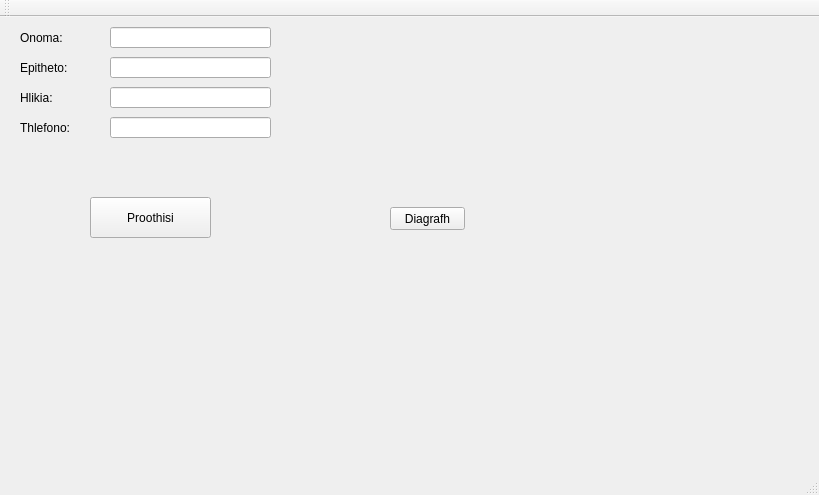
<?xml version="1.0" encoding="UTF-8"?>
<ui version="4.0">
 <class>MainWindow</class>
 <widget class="QMainWindow" name="MainWindow">
  <property name="geometry">
   <rect>
    <x>0</x>
    <y>0</y>
    <width>819</width>
    <height>495</height>
   </rect>
  </property>
  <property name="windowTitle">
   <string>MainWindow</string>
  </property>
  <widget class="QWidget" name="centralWidget">
   <widget class="QLabel" name="label">
    <property name="geometry">
     <rect>
      <x>20</x>
      <y>10</y>
      <width>61</width>
      <height>21</height>
     </rect>
    </property>
    <property name="text">
     <string>Onoma:</string>
    </property>
   </widget>
   <widget class="QLabel" name="label_2">
    <property name="geometry">
     <rect>
      <x>20</x>
      <y>40</y>
      <width>61</width>
      <height>21</height>
     </rect>
    </property>
    <property name="text">
     <string>Epitheto:</string>
    </property>
   </widget>
   <widget class="QLabel" name="label_3">
    <property name="geometry">
     <rect>
      <x>20</x>
      <y>70</y>
      <width>61</width>
      <height>21</height>
     </rect>
    </property>
    <property name="text">
     <string>Hlikia:</string>
    </property>
   </widget>
   <widget class="QLabel" name="label_4">
    <property name="geometry">
     <rect>
      <x>20</x>
      <y>100</y>
      <width>61</width>
      <height>21</height>
     </rect>
    </property>
    <property name="text">
     <string>Thlefono:</string>
    </property>
   </widget>
   <widget class="QLineEdit" name="nametxt">
    <property name="geometry">
     <rect>
      <x>110</x>
      <y>10</y>
      <width>161</width>
      <height>21</height>
     </rect>
    </property>
   </widget>
   <widget class="QLineEdit" name="lnametxt">
    <property name="geometry">
     <rect>
      <x>110</x>
      <y>40</y>
      <width>161</width>
      <height>21</height>
     </rect>
    </property>
   </widget>
   <widget class="QLineEdit" name="agetxt">
    <property name="geometry">
     <rect>
      <x>110</x>
      <y>70</y>
      <width>161</width>
      <height>21</height>
     </rect>
    </property>
   </widget>
   <widget class="QLineEdit" name="phonetxt">
    <property name="geometry">
     <rect>
      <x>110</x>
      <y>100</y>
      <width>161</width>
      <height>21</height>
     </rect>
    </property>
   </widget>
   <widget class="QPushButton" name="pushbtn">
    <property name="geometry">
     <rect>
      <x>90</x>
      <y>180</y>
      <width>121</width>
      <height>41</height>
     </rect>
    </property>
    <property name="text">
     <string>Proothisi</string>
    </property>
   </widget>
   <widget class="QPushButton" name="dltbtn">
    <property name="geometry">
     <rect>
      <x>390</x>
      <y>190</y>
      <width>75</width>
      <height>23</height>
     </rect>
    </property>
    <property name="text">
     <string>Diagrafh</string>
    </property>
   </widget>
  </widget>
  <widget class="QMenuBar" name="menuBar">
   <property name="geometry">
    <rect>
     <x>0</x>
     <y>0</y>
     <width>819</width>
     <height>21</height>
    </rect>
   </property>
  </widget>
  <widget class="QToolBar" name="mainToolBar">
   <attribute name="toolBarArea">
    <enum>TopToolBarArea</enum>
   </attribute>
   <attribute name="toolBarBreak">
    <bool>false</bool>
   </attribute>
  </widget>
  <widget class="QStatusBar" name="statusBar"/>
 </widget>
 <layoutdefault spacing="6" margin="11"/>
 <resources/>
 <connections/>
</ui>
